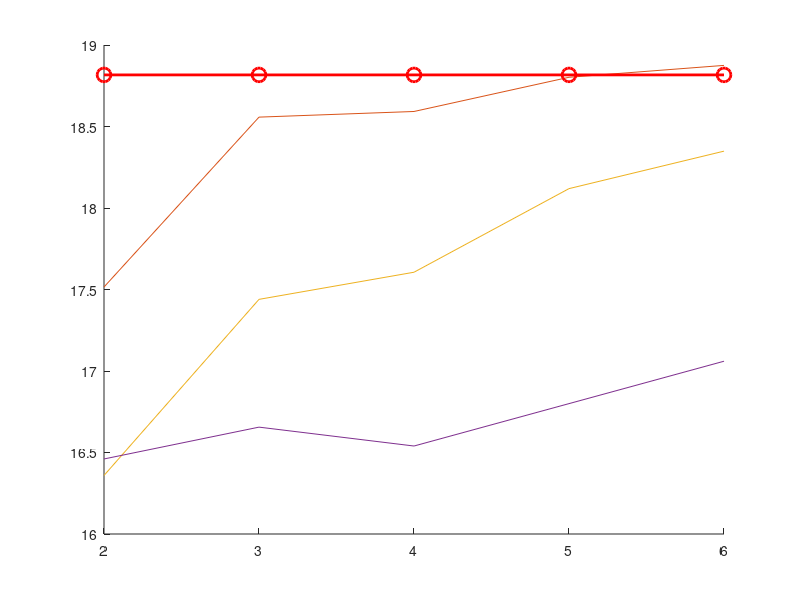

Reproduce this figure in MATLAB. (Note: this script raises an error after producing the figure.)
 % All functions, that are used in this code, are described on the "MATLAb Functions" document.
 % you can see more detail in the functions codes. 
 
 % Author  : Jamal Beiranvand (Jamalbeiranvand@gmail.com)
 % google scholar: https://scholar.google.com/citations?user=S6LywwsAAAAJ&hl=en
 % Date : 14/05/2020
%%
clear;
clc
warning off
%% User pannel Parameters (you may have to change some values in the "Plot" section)
addpath(genpath('F:\Ph.D\Matlab\Functions') )% Add path of the "Functions" folder.
% Bits = 3;                      % Values of Bits, it can be a vector, you can use 'inf' for infinity resolution
Txz = 12;                      % Number of the transmitter antennas on z axis
Txy = 12;                      % Number of the transmitter antennas on y axis
Rxz = 6;                       % Number of the receiver antennas on z axis
Rxy = 6;                       % Number of the receiver antennas on y axis
Ns  = 2;                       % Number of data streams
NRF_Vec = 2:6;                      % Number of RF chains
Ncl =5;                       % Number of Channel clusters(Scatters)
Nray= 10;                       % Number of rays in each cluster
AngSpread = 10;              % Angle spread, standard deviation of the angles in azimuth and elevation both of Rx and Tx
SNR_dB = 0;             % Signal to noise ratio in dB
realization = 20;             % Iteration of simulation
%% Initialize Parameters
Tx  = [Txz,Txy];               % Srtucture of the transmit antanna array
Rx  = [Rxz,Rxy];               % Srtucture of the receiver antanna array 
Nt  = Txz*Txy;                 % Number of the transmit antennas
Nr  = Rxz*Rxy;                 % Number of the receive antennas
SNR = 10.^(SNR_dB./10);        
%% Allocate memory space for matrices
R_MO=zeros(length(SNR_dB),realization);    
R_Dig=zeros(length(SNR_dB),realization);
R_SDR=zeros(length(SNR_dB),realization);
R_OMP=zeros(length(SNR_dB),realization);

% Data1=zeros(length(SNR_dB),length(NRF_Vec));
% Data2=zeros(length(SNR_dB),length(NRF_Vec));
% Data3=zeros(length(SNR_dB),length(NRF_Vec));
% Data4=zeros(length(SNR_dB),length(NRF_Vec));
%% Main code
% for n=1:length(NRF_Vec)
%     NRF = NRF_Vec(n);
%     for reali=1:realization
%         disp(((n-1)*reali+reali)/(realization*length(NRF_Vec))*100)
%         % generate channel
%         [H,At,Ar,alpha]=Channel(Tx,Rx,Ncl,'Nray',Nray,'AngSpread',AngSpread);
% 
%         % Full Digital beamforming
%         [W_opt,F_opt]=DigitalBeamforming(H,Ns);
% 
%         % MO-AltMin Algorithm
%         [WRF_MO,WBB_MO,FRF_MO,FBB_MO] = MO_AltMin(H,NRF,Ns);
%         
%         if (NRF~=5)
%            % SDR-AltMin Algorithm
%            [FRF_SDR,FBB_SDR] = PartSDR_AltMin(H,NRF,Ns);
%         end
%         
%        %OMP algorithm
%        [WRF_OPM,WBB_OPM,FRF_OMP,FBB_OMP] = OMP_Alg(H,At,Ar,NRF,Ns,SNR);
% 
%         R_OMP(n,reali) = log2(det(eye(Ns) + SNR/Ns * pinv(WRF_OPM * WBB_OPM)  * H * FRF_OMP * FBB_OMP * (FBB_OMP)' * FRF_OMP' * H' * WRF_OPM * WBB_OPM));
%         R_SDR(n,reali) = log2(det(eye(Ns) + SNR/Ns * pinv(W_opt)  * H * FRF_SDR * FBB_SDR * (FBB_SDR)' * FRF_SDR' * H' * W_opt));
% 
%         R_MO(n,reali) = log2(det(eye(Ns) + SNR/Ns * pinv(WRF_MO * WBB_MO)  * H * FRF_MO * FBB_MO * (FBB_MO)' * FRF_MO' * H' * WRF_MO * WBB_MO));
%         R_Dig(n,reali) = log2(det(eye(Ns) + SNR/Ns * pinv(W_opt)  * H * F_opt  * (F_opt)'  * H' * W_opt));
%     end
% end
% Data1= sum(R_Dig,2)/realization;
% Data1(:)=mean(Data1);
% Data2= sum(R_MO,2)/realization;
% Data3= sum(R_OMP,2)/realization;
% Data4= sum(R_SDR,2)/realization;

% % prepare data to plot
% DataFig4(:,1)=Data1;
% DataFig4(:,2)=Data2;
% DataFig4(:,3)=Data3;
% DataFig4(:,4)=Data4;
% save('DataFig4')

Xaxis=NRF_Vec;
%% plot 

load('DataFig4')
Data1=DataFig4(:,1);
Data2=DataFig4(:,2);
Data3=DataFig4(:,3);
Data4=DataFig4(:,4);


Fig=figure;
hold on
P1=plot(Xaxis,Data1);
P2=plot(Xaxis,Data2);
P3=plot(Xaxis,Data3);
P4=plot([2:4,6],Data4([1:3,5],1));
% P5=plot(Xaxis,Data5);
% P6=plot(Xaxis,Data6);

Legend1='Optimal Digital Beamforming';
Legend2='MO-AltMin';
Legend3='OMP Algorithm';
Legend4='SDR-AltMin';
% Legend5='SIC-Based Method';
% Legend6='Analog Beamforming';

% P1 properties
set(P1,'LineStyle','-');           % '-' , '--' , ':' , '-.' , 'none'
set(P1,'Marker','o');       % 'o' , '+'  , '*' , 'x' ,'s' , '^' , 'v' , '>' , '<' , 'pentagram', 'hexagram', 'none'
set(P1,'LineWidth',2);
set(P1,'Color','r');
set(P1,'MarkerSize',10);
P1_group= hggroup;set(P1,'Parent',P1_group);
set(get(get(P1_group,'Annotation'),'LegendInformation'),'IconDisplayStyle','on'); 
% P1.MarkerIndices =[ 1 6];

% P2 properties
set(P2,'LineStyle','-');           % '-' , '--' , ':' , '-.'
set(P2,'Marker','pentagram');       % 'o' , '+'  , '*' , 'x' , 's' , '^' , 'v' , '>' , '<' , 'pentagram', 'hexagram'
set(P2,'LineWidth',2);
set(P2,'Color',[.7 0 1]);
set(P2,'MarkerSize',5);
P2_group= hggroup;set(P2,'Parent',P2_group);
set(get(get(P2_group,'Annotation'),'LegendInformation'),'IconDisplayStyle','on');

% P2 properties
set(P3,'LineStyle','-');           % '-' , '--' , ':' , '-.'
set(P3,'Marker','^');       % 'o' , '+'  , '*' , 'x' , 's' , '^' , 'v' , '>' , '<' , 'pentagram', 'hexagram'
set(P3,'LineWidth',2);
set(P3,'Color',[0 .5 0]);
set(P3,'MarkerSize',7);
P3_group= hggroup;set(P3,'Parent',P3_group);
set(get(get(P3_group,'Annotation'),'LegendInformation'),'IconDisplayStyle','on');
% 
% P2 properties
set(P4,'LineStyle','-');           % '-' , '--' , ':' , '-.'
set(P4,'Marker','diamond');       % 'o' , '+'  , '*' , 'x' , 's' , '^' , 'v' , '>' , '<' , 'pentagram', 'hexagram'
set(P4,'LineWidth',2);
set(P4,'Color',[0.8 0.5 0]);
set(P4,'MarkerSize',7);
P4_group= hggroup;set(P4,'Parent',P4_group);
set(get(get(P4_group,'Annotation'),'LegendInformation'),'IconDisplayStyle','on');

% % P2 properties
% set(P5,'LineStyle','-');           % '-' , '--' , ':' , '-.'
% set(P5,'Marker','+');       % 'o' , '+'  , '*' , 'x' , 's' , '^' , 'v' , '>' , '<' , 'pentagram', 'hexagram'
% set(P5,'LineWidth',2);
% set(P5,'Color',[.1 .2 .5]);
% set(P5,'MarkerSize',10);
% P5_group= hggroup;set(P5,'Parent',P5_group);
% set(get(get(P5_group,'Annotation'),'LegendInformation'),'IconDisplayStyle','on');
% 
% % P6 properties
% set(P6,'LineStyle','-');           % '-' , '--' , ':' , '-.'
% set(P6,'Marker','*');       % 'o' , '+'  , '*' , 'x' , 's' , '^' , 'v' , '>' , '<' , 'pentagram', 'hexagram'
% set(P6,'LineWidth',2);
% set(P6,'Color',[.3 .2 .5]);
% set(P6,'MarkerSize',10);
% P6_group= hggroup;set(P6,'Parent',P6_group);
% set(get(get(P6_group,'Annotation'),'LegendInformation'),'IconDisplayStyle','on');
% 


lgd=legend(Legend1,Legend2,Legend3,Legend4);
% Axes Properties 
ax=gca;
ax.XLim = [min(Xaxis) max(Xaxis)];
ax.YLim = [13.5 19];
ax.XTick = Xaxis;
ax.XTickLabel=Xaxis;
ax.XLabel.String='SNR (dB)';
ax.YLabel.String='Spectral Efficiency (bits/sec/Hz)';
ax.XGrid='on';
ax.YGrid='on';
ax.XMinorGrid = 'off';
ax.YMinorGrid = 'on';
ax.YLabel.Interpreter='latex';
ax.XLabel.Interpreter='latex';
ax.FontSize = 11;
ax.LineWidth = .9;
ax.Box='on';

% Legend Properties %
lgd.Location= 'northwest'; %%
lgd.Box='on';
lgd.LineWidth=.9;
lgd.Interpreter='latex';
lgd.FontSize = 10;
% 
% % Figure Properties
% ax.Units='centimeters';
% ax.Position = [ax.TightInset(1)+ax.TightInset(3) ax.TightInset(2) 11 8];
% Fig.Units='centimeters';
% Fig.Position = [10 5 (ax.TightInset(1)+ 2*ax.TightInset(3)+ ax.Position(3) ) (ax.TightInset(2)+ ax.TightInset(4)+ ax.Position(4))];

% %  Creat notation 
% Not1=annotation('textbox');
% X_points=[-28 0];
% Y_points=[ .37*(diff(ax.YLim)) .65*(diff(ax.YLim))];
% str1=['UPA structure at Tx: ',num2str(Tx(1)),'$\times$',num2str(Tx(2))];
% str2=['UPA structure at Rx: ',num2str(Rx(1)),'$\times$',num2str(Rx(2))];
% str3=['$N_{s}=$ ',num2str(Ns),',  $N_{RF}=$ ',num2str(NRF)];
% str4=['$N_{cl}=$ ',num2str(Ncl),',  $N_{ray}=$ ',num2str(Nray)];
% str5=['$b=$',num2str(b)];
% Not1.String={str1,str2,str3,str4, str5};
% Not1.FontSize = 10;
% Not1.Interpreter='latex';
% Not1.Units='centimeters';
% Dx=ax.Position(3)/(diff(ax.XLim));
% Dy=ax.Position(4)/(diff(ax.YLim));
% x_begin=ax.Position(1)-ax.XLim(1)*Dx+X_points(1)*Dx;
% y_begin=ax.Position(2)-ax.YLim(1)*Dy+Y_points(1)*Dy;
% x_End=(ax.Position(1)-ax.XLim(1)*Dx+X_points(2)*Dx)-x_begin;
% y_End=(ax.Position(2)-ax.YLim(1)*Dy+Y_points(2)*Dy)-y_begin;
% Not1.Position=[x_begin y_begin  x_End y_End];
% % % % % 
